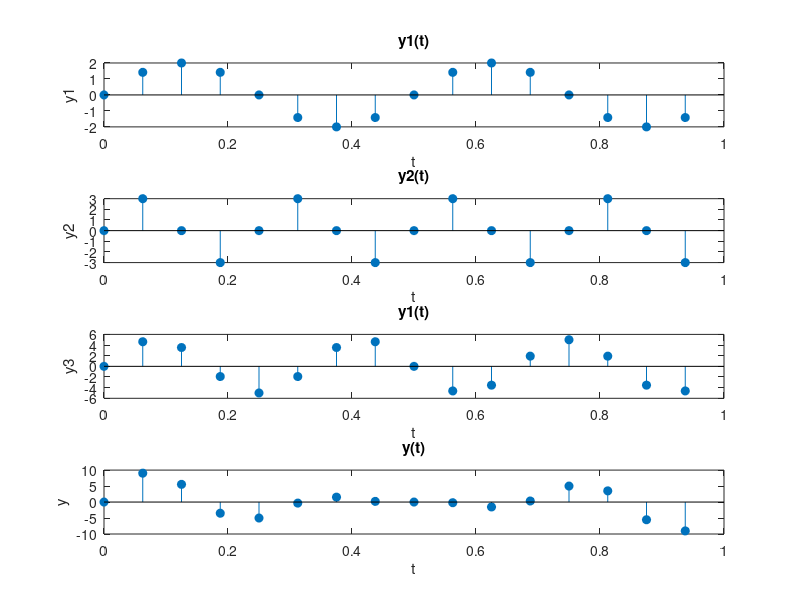
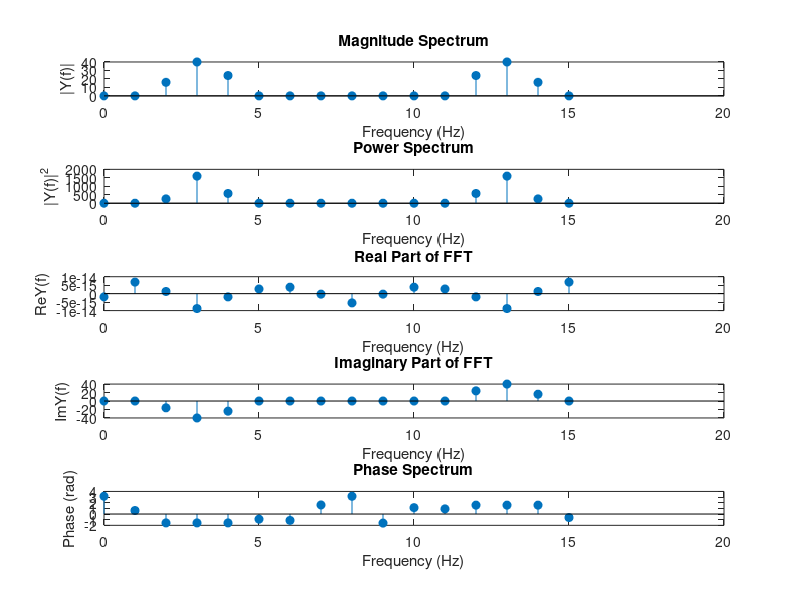

Reproduce these figures in MATLAB, in order.
clc;
clear all;
close all;

%%
N = 16;
fs = 16;
n = 0:1:N-1;
Ts = 1/fs; %sampling period
t = n*Ts; % time vector

A1 = 2;
A2 = 3;
A3 = 5;

f1 = 2;
f2 = 4;
f3 = 3;

y1 = A1*sin(2*pi*f1*t);
y2 = A2*sin(2*pi*f2*t);
y3 = A3*sin(2*pi*f3*t);
y = y1 + y2 + y3;
fprintf('y = ');
disp(y)

subplot(4,1,1)
stem(t,y1, "filled");
xlabel('t');
ylabel('y1');
title("y1(t)");

subplot(4,1,2)
stem(t,y2,"filled");
xlabel('t');
ylabel('y2');
title("y2(t)");

subplot(4,1,3)
stem(t,y3, 'filled');
xlabel('t');
ylabel('y3');
title("y1(t)");

subplot(4,1,4)
stem(t,y, "filled");
xlabel('t');
ylabel('y');
title("y(t)");

%%
k = 0:1:N-1;  % k vector
f = k*(fs/N); %frequency vector
Y = fft(y);

magnitude = abs(Y);
power = magnitude.^2;
real_part = real(Y);
imag_part = imag(Y);
phase = angle(Y);                % Phase spectrum

%% -------- Second Figure: Frequency-Domain Plots --------
figure;
subplot(5,1,1); stem(f, magnitude, 'filled');
title('Magnitude Spectrum'); xlabel('Frequency (Hz)'); ylabel('|Y(f)|');

subplot(5,1,2); stem(f, power, 'filled');
title('Power Spectrum'); xlabel('Frequency (Hz)'); ylabel('|Y(f)|^2');

subplot(5,1,3); stem(f, real_part, 'filled');
title('Real Part of FFT'); xlabel('Frequency (Hz)'); ylabel('Re{Y(f)}');

subplot(5,1,4); stem(f, imag_part, 'filled');
title('Imaginary Part of FFT'); xlabel('Frequency (Hz)'); ylabel('Im{Y(f)}');

subplot(5,1,5); stem(f, phase, 'filled');
title('Phase Spectrum'); xlabel('Frequency (Hz)'); ylabel('Phase (rad)');

%% -------- Display FFT Table --------
disp('------------------------------------------');
disp(' k    f(k)(Hz)   |Y|     Power   Phase     Y(k)');
disp('------------------------------------------');
for k = 1:N
    fprintf('%3d   %6.2f    %6.2f   %6.2f  %6.2f   %+6.2f %+6.2fi\n', ...
        k-1, f(k), magnitude(k), power(k), phase(k), real(Y(k)), imag(Y(k)));
end
